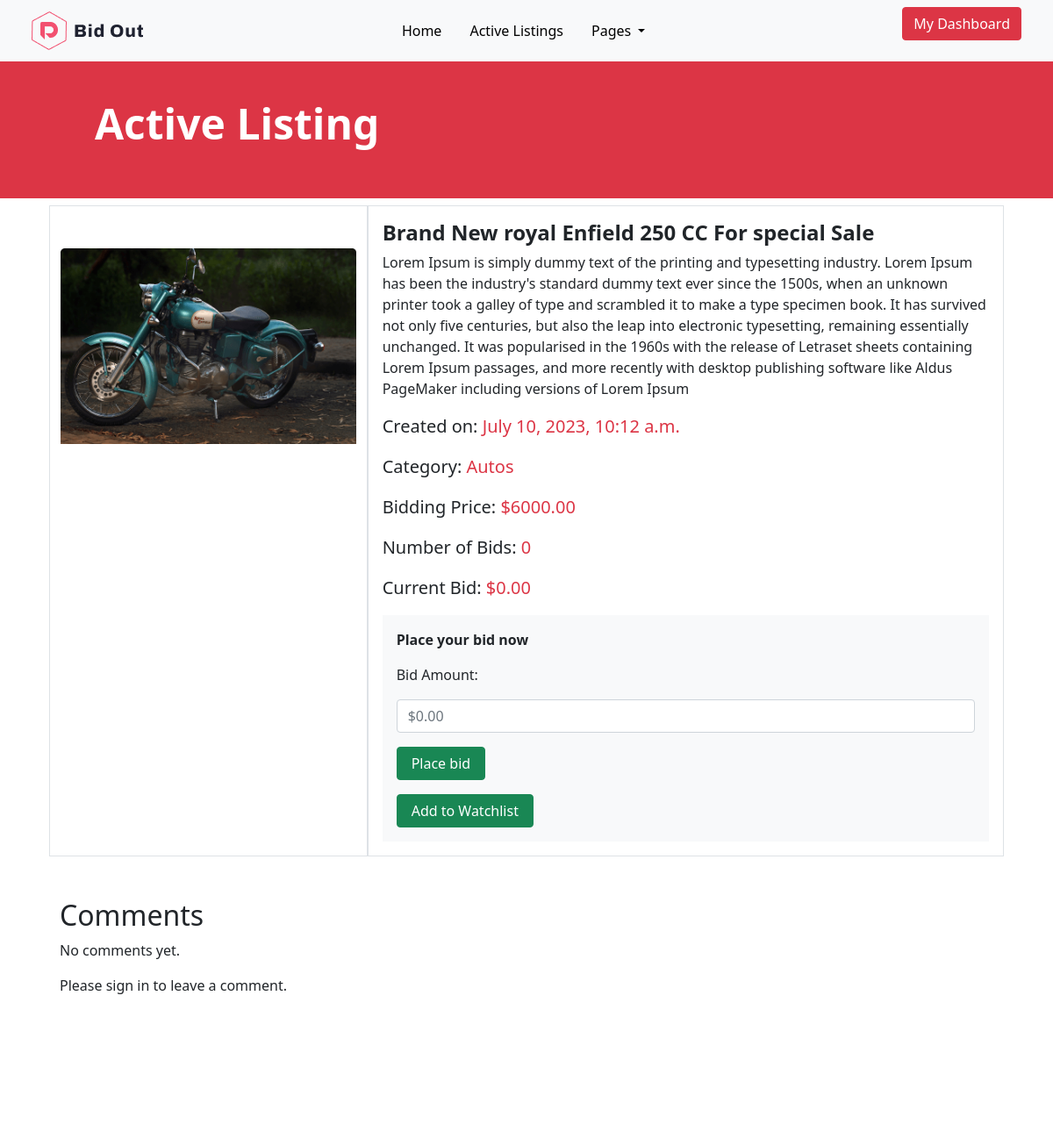
Page /auction/f964d61f-c29e-4b73-a84e-176f53395127/ (upper part) on the earlier database version.
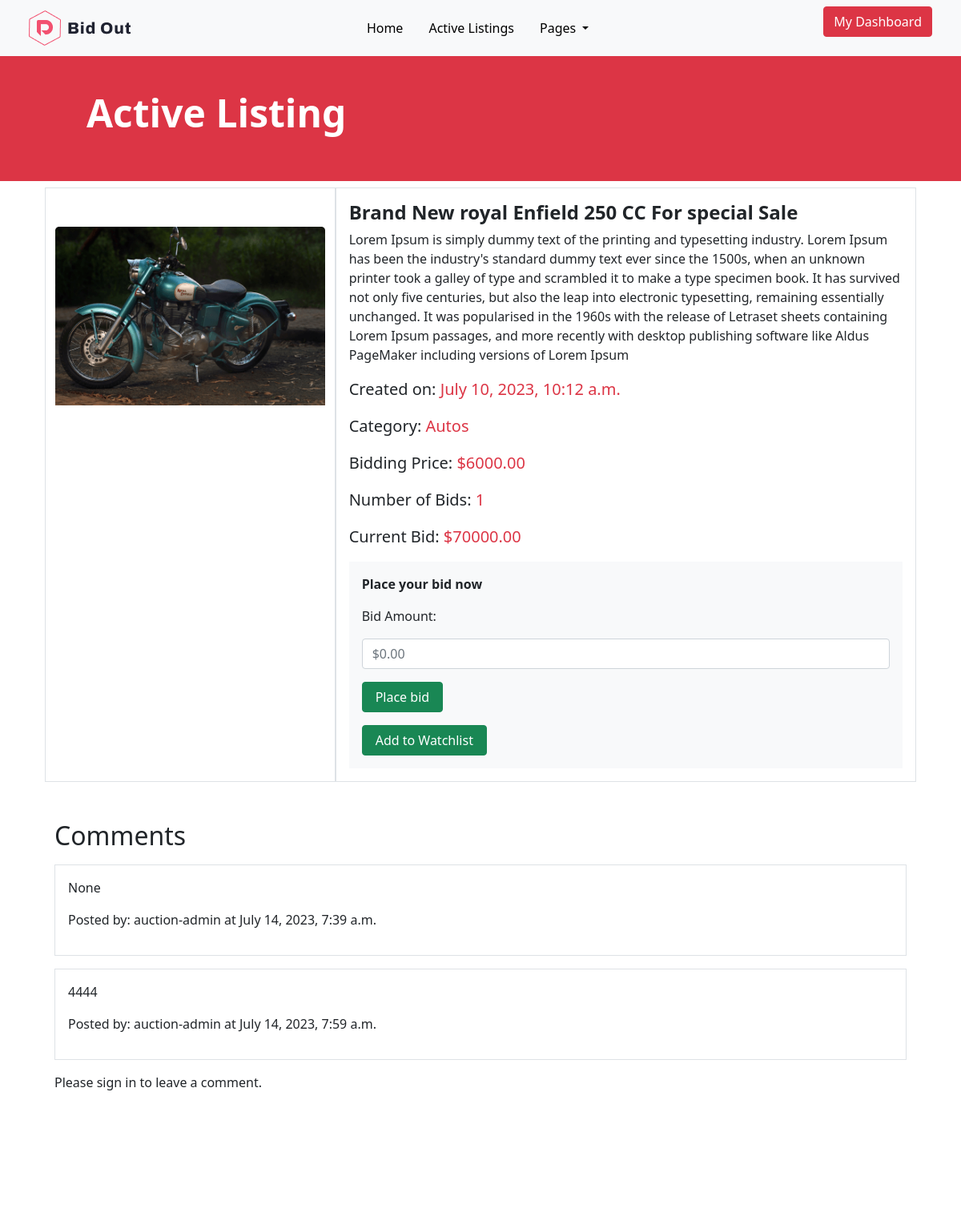
Same page on the later database version.
### auctions/models.py (models this page shows, shortened)
class Auction(models.Model):
    title = models.CharField(max_length=255)
    description = models.TextField(null=True, blank=True)
    featured_image = models.ImageField(
        null=True, blank=True, default="default.jpg")
    start_date = models.DateTimeField(auto_now_add=True)
    place_bid = models.OneToOneField('Bid', blank=True, related_name='bids', on_delete=models.CASCADE, null=True)
    id = models.UUIDField(default=uuid.uuid4, unique=True,
                          primary_key=True, editable=False)
    end_date = models.DateTimeField(auto_now=True, null=True, blank=True)
    price = models.DecimalField(max_digits=10, decimal_places=2, default=0, null=True, blank=True)
    starting_bid = models.DecimalField(max_digits=10, decimal_places=2, null=True, blank=True)
    category = models.ForeignKey('Category', on_delete=models.SET_NULL, null=True)
    current_bid = models.DecimalField(max_digits=10, decimal_places=2, default=0, null=True, blank=True)
    is_active = models.BooleanField(default=True)

class Category(models.Model):
    name = models.CharField(max_length=255, unique=True)
    slug = AutoSlugField(populate_from='name', unique=True)
    class Meta:
        verbose_name = "Category"
        verbose_name_plural = "Categories"
        ordering = ["name"]
    def __str__(self):
        return str(self.name)

class Comment(models.Model):
    auction = models.ForeignKey(Auction, on_delete=models.CASCADE)
    user = models.ForeignKey(User, on_delete=models.CASCADE)
    text = models.TextField(null=True, blank=True)
    timestamp = models.DateTimeField(auto_now_add=True)

### users/models.py (models this page shows)
class User(AbstractUser):
    pass

### auctions/views.py (the view, shortened to what this page needs)
# urls.py: path('auction/<uuid:pk>/', auction, name='auction'),
def auction(request, pk):
    auction = get_object_or_404(Auction, pk=pk)
    bids = auction.bids.all()
    highest_bid = bids.order_by('-amount').first()
    num_bids = bids.count()
    comments = Comment.objects.filter(auction=auction)
    context = {
        'auction': auction,
        'comments': comments,
        'num_bids': num_bids,
        'highest_bid': highest_bid.amount if highest_bid else None,
        'current_bid': auction.current_bid,
    }
    return render(request, 'auctions/single-auction.html', context)

### auctions/templates/auctions/single-auction.html (shortened to what this page needs)
{% extends 'main.html' %}
{% block content %}
<div class="container-fluid bg-danger py-5 text-white">
    <div class="row pt-5">
        <div class="col-12 col-lg-10">
            <h1 class="display-5 fw-bold ms-0 ps-0 ms-md-5 ps-md-5 pt-3">Active Listing</h1>
        </div>
    </div>
</div>
<div class="row mx-0 mx-md-5 p-2">
            <div class="col-12 border col-md-4 text-center">
                <img src="{{ auction.featured_image.url }}" alt="auc1" class="img-fluid py-5">
            </div>
            <div class="col-12 col-md-8 border p-3">
                <div class="auction-detail">
                    <h4 class="fw-bold">{{ auction.title }}</h4>
                    <p>{{ auction.description }}</p>
                    <p class="fs-5">Created on: <span class="bidding-price text-danger">{{ auction.start_date }}</span></p>
                    <p class="fs-5">Category: <span class="bidding-price text-danger">{{ auction.category }}</span></p>
                    <p class="fs-5">Bidding Price: <span class="bidding-price text-danger">${{ auction.price }}</span></p>
                    <p class="fs-5">Number of Bids: <span class="bidding-price text-danger">{{ num_bids }}</span></p>
                    <p class="fs-5">Current Bid: <span class="bidding-price text-danger">${{ auction.current_bid }}</span></p>
                </div>
               <div class="bid-control bg-light pt-3 px-3">
    <p class="fw-bold">Place your bid now</p>
<p>Bid Amount:</p>
<form method="POST" action="{% url 'auction' pk=auction.id %}" class="d-grid gap-3">
    <input type="number" name="bid_amount" id="bid-price" placeholder="$0.00" class="form-control" required>
    <div class="text-center text-md-start">
        <button type="submit" class="btn btn-success mb-3 px-3">Place bid</button>
    </div>
</form>
            <button type="submit" class="btn btn-success mb-3 px-3">Add to Watchlist</button>
        </div>
</div>
    <div class="mt-5">
        <h2>Comments</h2>
        {% for comment in comments %}
            <div class="border p-3 my-3">
                <p>{{ comment.text }}</p>
                <p>Posted by: {{ comment.user.username }} at {{ comment.timestamp }}</p>
            </div>
        {% empty %}
            <p>No comments yet.</p>
        {% endfor %}
    </div>
    {% if user.is_authenticated %}
        <form class="mt-5" method="POST" action="{% url 'auction' pk=auction.id %}">
            {% csrf_token %}
            <textarea class="form-control" name="comment" required></textarea>
            <button class="btn btn-danger mt-3" type="submit">Submit Comment</button>
        </form>
    {% else %}
        <p>Please sign in to leave a comment.</p>
    {% endif %}
</div>
{% endblock content %}

### templates/main.html (shortened to what this page needs)
<!doctype html>
{% load static %}
<html lang="en">
<head>
    <link href="https://cdn.jsdelivr.net/npm/bootstrap@5.1.3/dist/css/bootstrap.min.css" rel="stylesheet">
    <link rel="stylesheet" href="https://cdnjs.cloudflare.com/ajax/libs/font-awesome/4.7.0/css/font-awesome.min.css">
    <link rel="stylesheet" href="https://cdn.jsdelivr.net/npm/bootstrap-icons@1.8.2/font/bootstrap-icons.css">
    <link rel="stylesheet" type="text/css" href="{% static 'styles/style.css' %}">
</head>
<body>
    {% include 'navbar.html' %}
    {% block content %}
    {% endblock content %}
</body>
</html>

### templates/navbar.html (shortened to what this page needs)
{% load static %}
 <nav class="navbar navbar-expand-lg bg-light fixed-top fs-6">
      <div class="container-fluid mx-4  d-flex justify-content-space-evenly">
        <a class="navbar-brand me-auto" href="{% url 'auctions' %}"><img src="{% static 'images/logo_2.png' %}" alt="logo" class="img-fluid"></a>
        <div class="collapse navbar-collapse" id="navbarNavDropdown">
          <ul class="navbar-nav mx-auto">
            <li class="nav-item mx-2">
              <a class="nav-link active" href="{% url 'home' %}">Home</a>
            </li>
            <li class="nav-item mx-2">
              <a class="nav-link" href="{% url 'auctions' %}">Active Listings</a>
            </li>
            <li class="nav-item dropdown mx-2">
              <a class="nav-link dropdown-toggle" href="#" id="navbarDropdownMenuLink" role="button" data-bs-toggle="dropdown" aria-expanded="false">
                Pages
              </a>
            </li>
          </ul>
          <div class="top-control d-flex text-danger">
            <a href="{%  url 'dashboard' %}">
              <button class="btn btn-md btn-danger my-3 mt-md-0">My Dashboard</button>
            </a>
          </div>
        </div>
      </div>
    </nav>

### static/styles/style.css (style rules this page uses)
* { box-sizing: border-box; }
a { color: unset; text-decoration: none; }
.navbar-nav li a { color: #000 !important; }

Differences in the rows shown:
changed Auction "Brand New royal Enfield 250 CC For special Sale": current_bid "0.00" → "70000.00"
added Comment: text "None", user.username "auction-admin", timestamp "July 14, 2023, 7:39 a.m."
added Comment: text "4444", user.username "auction-admin", timestamp "July 14, 2023, 7:59 a.m."
Other differences:
{{ num_bids }}: "0" → "1"
text no longer shown: "No comments yet."
